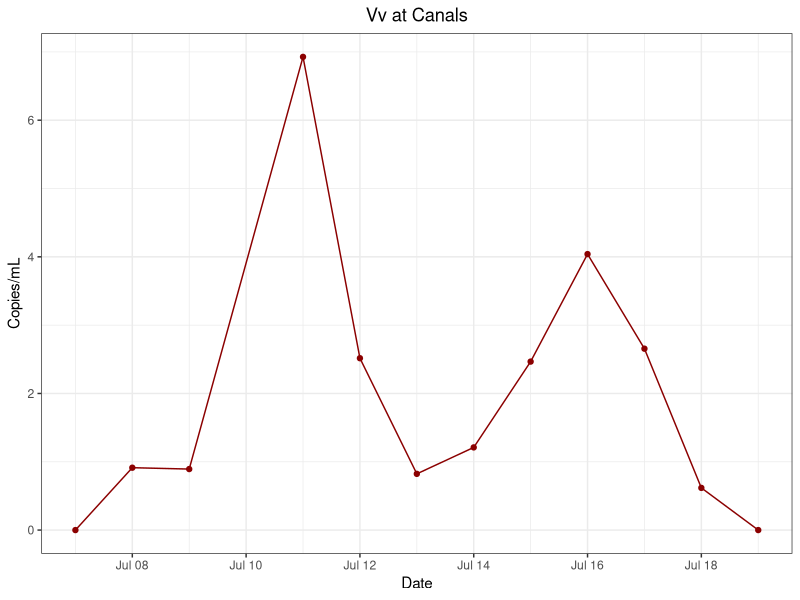
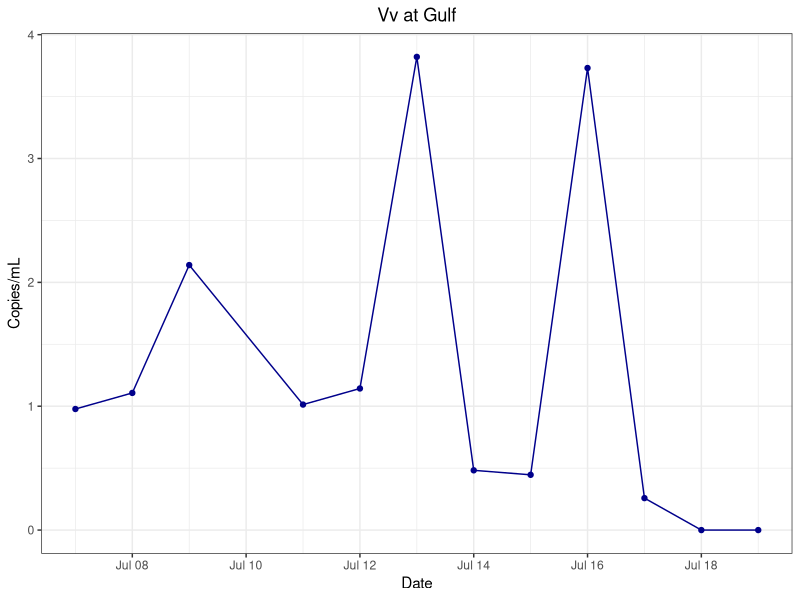
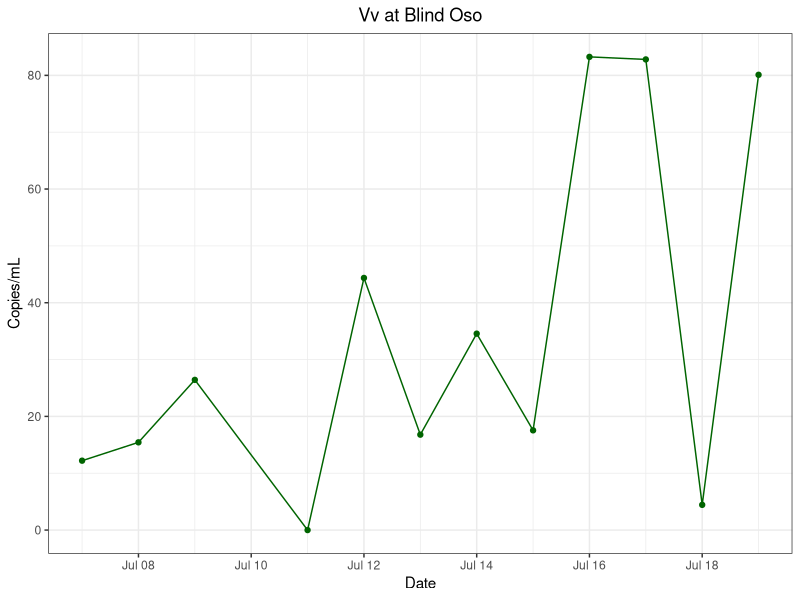
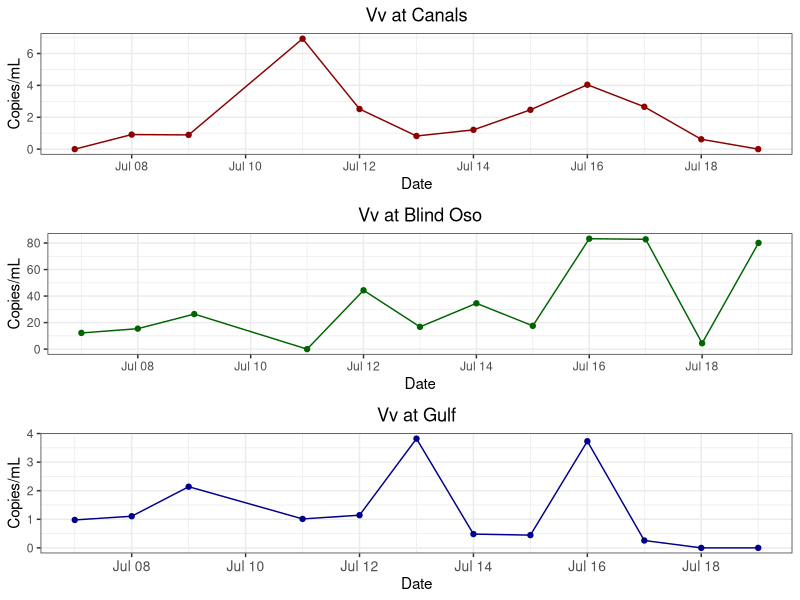
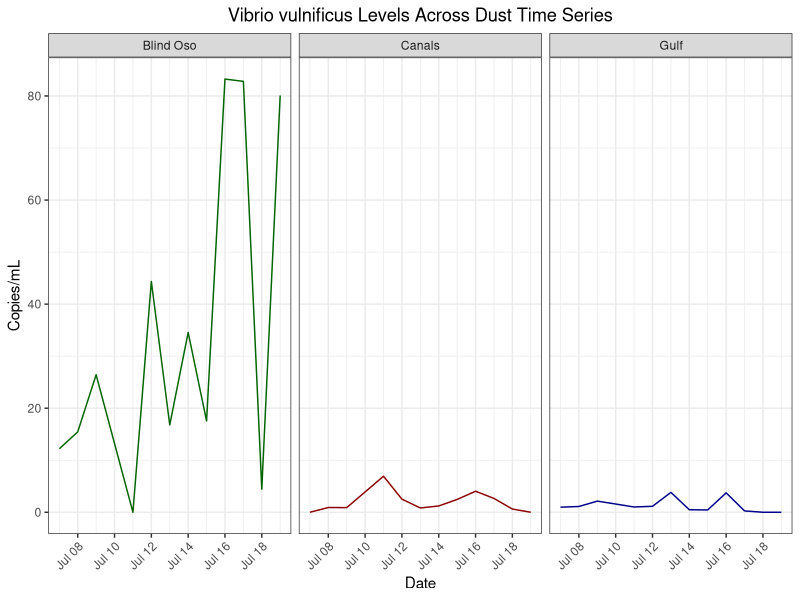
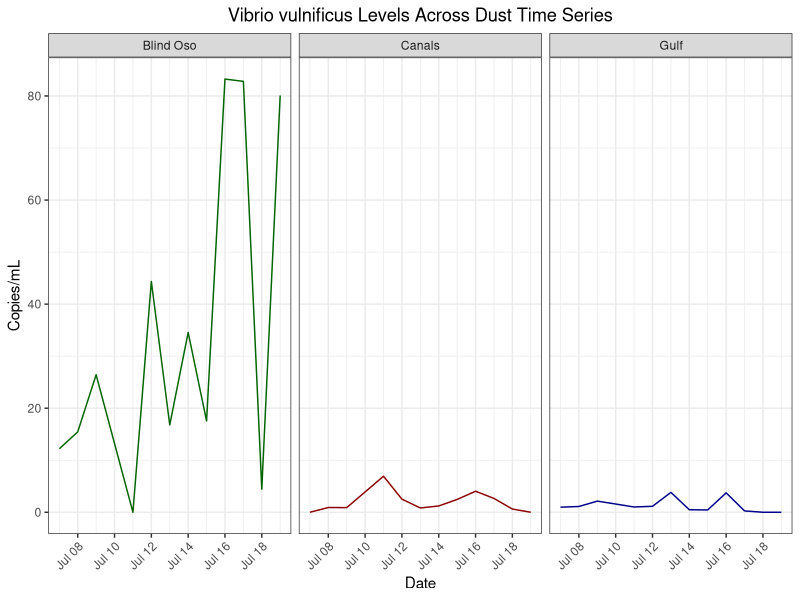

Here is the R script that generated these plots, in order:
## ---- chunk 1
library(tidyverse)
library(here)
library(ggpubr)
## ---- chunk 2
vv<- read_csv(file = here("data", "processed_data", "vv_clean_copies_date.csv")) #This file had dates manually added
sq <-read_csv(here("data", "raw_data", "vv_qPCR_daily_0.csv"))
## ---- chunk 3
std<- sq %>%
  filter(Content %in% "Std",
         Fluor %in% "HEX") #%>%
  #ggplot() + geom_point(
  #  aes(x = log(SQ),
      #  y = Cq))
#std
## ---- chunk 4
rd6<- vv %>%
  filter(site %in% "RD")

c2<- vv %>%
  filter(site %in% "C2")

bo<- vv %>%
  filter(site %in% "BO")
## ---- chunk 5
c2_vv<- c2 %>% ggplot() + geom_line(
  aes(x = date,
      y = copies_mL),
  color = "darkred") +
  geom_point(
    aes(x = date,
      y = copies_mL),
  color = "darkred")+
  theme_bw() +
  labs(x = "Date",
       y = "Copies/mL",
       title = "Vv at Canals") +
  theme(plot.title = element_text(hjust = 0.5))


c2_vv
## ---- chunk 6
rd_vv<- rd6 %>% ggplot() + geom_line(
  aes(x = date,
      y = copies_mL),
  color = "darkblue")+
  geom_point(
    aes(x = date,
      y = copies_mL),
  color = "darkblue")+
  theme_bw() +
  labs(x = "Date",
       y = "Copies/mL",
       title = "Vv at Gulf") +
  theme(plot.title = element_text(hjust = 0.5))


rd_vv
## ---- chunk 7
bo_vv<- bo %>% ggplot() + geom_line(
  aes(x = date,
      y = copies_mL),
  color = "darkgreen")+
  geom_point(
    aes(x = date,
      y = copies_mL),
  color = "darkgreen")+
  theme_bw() +
  labs(x = "Date",
       y = "Copies/mL",
       title = "Vv at Blind Oso") +
  theme(plot.title = element_text(hjust = 0.5))


bo_vv
## ---- chunk 8
figure<- ggarrange(c2_vv, bo_vv, rd_vv + font("x.text", size = 10),
                    ncol = 1, nrow = 3) #Final plot is 1 column and 2 rows 

                
figure
## ---- chunk 9
all<- vv %>% 
  mutate(site = recode(site, "BO" = "Blind Oso",
                              "C2" = "Canals",
                              "RD" = "Gulf")) %>%
  ggplot() + geom_line(
    aes(x = date,
        y = copies_mL,
        color = site)) + 
  scale_color_manual( values = c("Blind Oso" = "darkgreen",
                                "Canals" = "darkred",
                                "Gulf" = "darkblue"))+
  theme_bw()+
  facet_wrap(~site)+
  labs(
    x = "Date", 
    y = "Copies/mL",
    title = "Vibrio vulnificus Levels Across Dust Time Series")+
  theme(
    legend.position = "none",
    axis.text.x = element_text(angle = 45, hjust = 1),
    plot.title = element_text(hjust = 0.5)) 
  
all
## ---- chunk 10
png(file = here("results", "plots", "vv_all_sites.png")) #Saving c2
all
dev.off()


